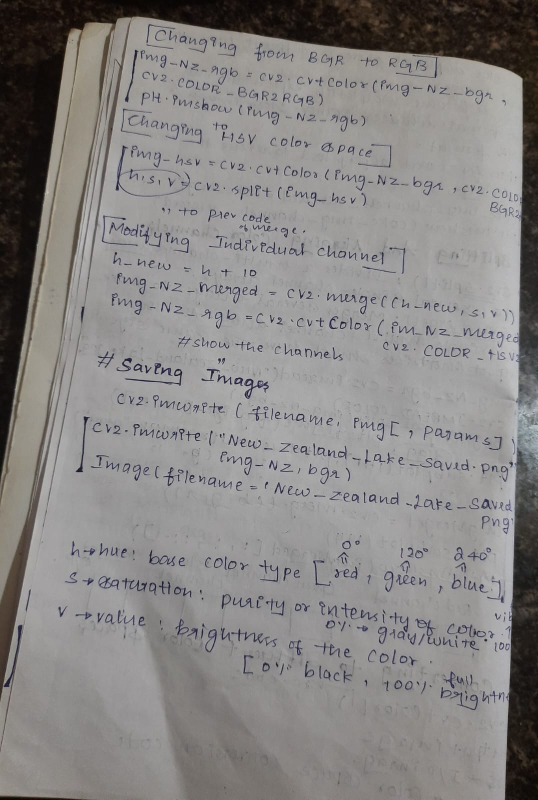
#> input picture Module-2/raw_captures/Capture_4.jpeg, 1076 x 1600 px, found by its file name (shown at 1/2 size)
$ jupyter execute Task6.ipynb
#> lines starting #> are read from the running program, lines starting #| are printed output that depends on the picture; after the words box and inside, x2 and y2 are one past the last pixel; in counts of white or black regions, pixels touching at a corner belong together
# Thresholding & Morphology

### Import Required Libraries

[cell 1]
import cv2
import matplotlib.pyplot as plt
import numpy as np

### Load Image

[cell 2]
image = cv2.imread("Documents/AIML-Assessment/Module-2/raw_captures/Capture_4.jpeg",cv2.IMREAD_GRAYSCALE)
#> image: shape (1600, 1076); min 3, max 207, mean 133.4
plt.imshow(image, cmap="gray")

### Apply Otsu's Thresholding

[cell 3]
_,otsu = cv2.threshold(image,0,255,cv2.THRESH_BINARY+cv2.THRESH_OTSU)
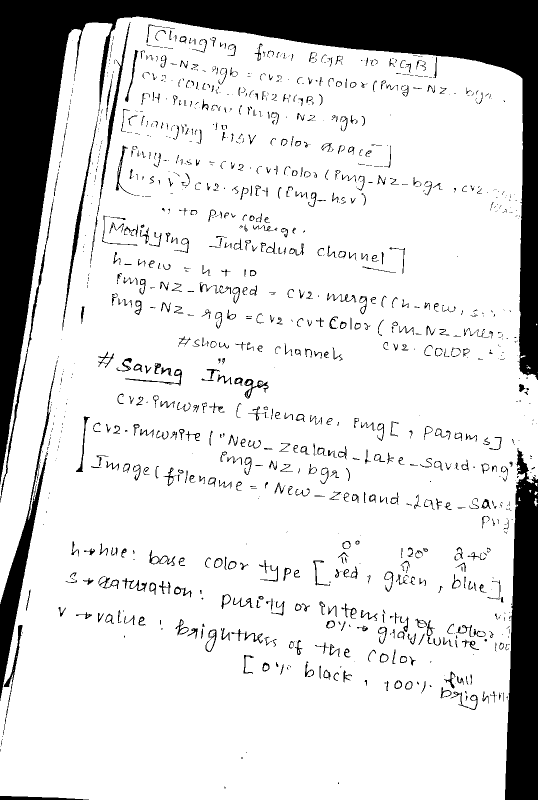
#> otsu: shape (1600, 1076) (shown at 1/2 size); 84.1% white; 1317 black regions (682 under 20 px), largest, box (x1, y1, x2, y2) and area: (0, 0, 1076, 969) 172721, (1010, 896, 1076, 1600) 35298, (0, 729, 113, 1402) 10331
plt.imshow(otsu, cmap="gray")

### Use Morphological Closing

[cell 4]
kernel = np.ones((2,2), np.uint8)
closed = cv2.morphologyEx(otsu,cv2.MORPH_CLOSE,kernel)
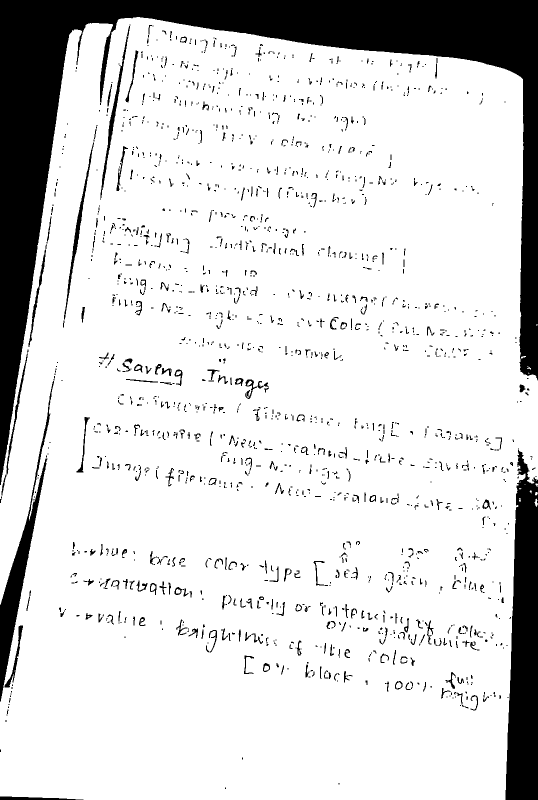
#> closed: shape (1600, 1076) (shown at 1/2 size); 84.7% white; 1914 black regions (1353 under 20 px), largest, box (x1, y1, x2, y2) and area: (0, 0, 1076, 970) 173930, (1011, 900, 1076, 1600) 34543, (0, 762, 108, 1403) 10397
plt.imshow(closed, cmap="gray")

### Crop of One Word

[cell 5]
x, y, w, h = 330,700,250,80
word_before = otsu[y:y+h, x:x+w]
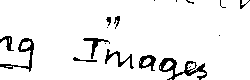
#> word_before: shape (80, 250); 93.4% white; 18 black regions (8 under 20 px), largest, box (x1, y1, x2, y2) and area: (159, 58, 207, 80) 375, (0, 38, 34, 72) 246, (105, 49, 134, 69) 157
word_after = closed[y:y+h, x:x+w]
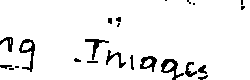
#> word_after: shape (80, 250); 94% white; 23 black regions (8 under 20 px), largest, box (x1, y1, x2, y2) and area: (19, 39, 35, 72) 188, (161, 59, 184, 80) 182, (140, 56, 157, 72) 135
fig, axes = plt.subplots(1,2,figsize=(10,5))
axes[0].set_title("Word Before")
axes[0].imshow(word_before, cmap="gray")
axes[1].set_title("Word After")
axes[1].imshow(word_after, cmap="gray")

$ run again, with Module-2/raw_captures/Capture_1.jpeg copied over Module-2/raw_captures/Capture_4.jpeg
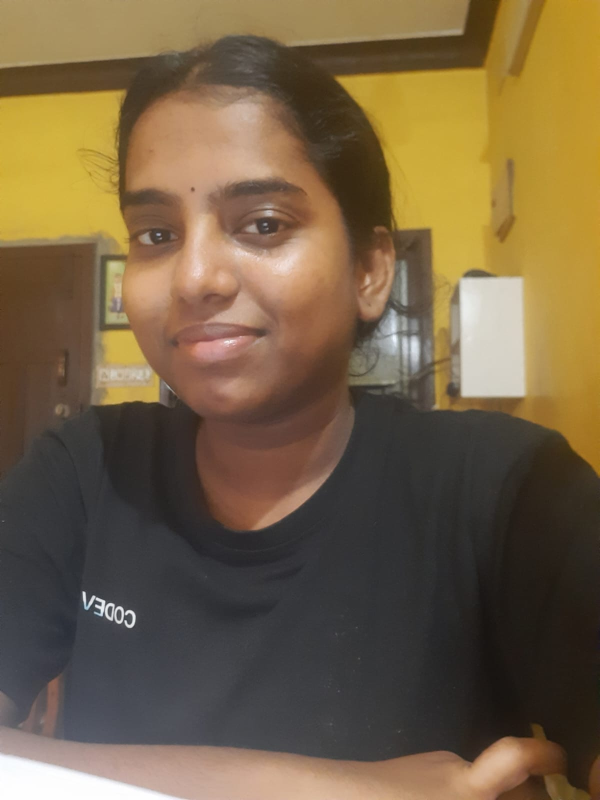
#> input picture Module-2/raw_captures/Capture_1.jpeg, 1200 x 1600 px, found by its file name (shown at 1/2 size)
#> `_,otsu = cv2.threshold(image,0,255,cv2.THRESH_BINARY+cv2.THRESH_OTSU)`:
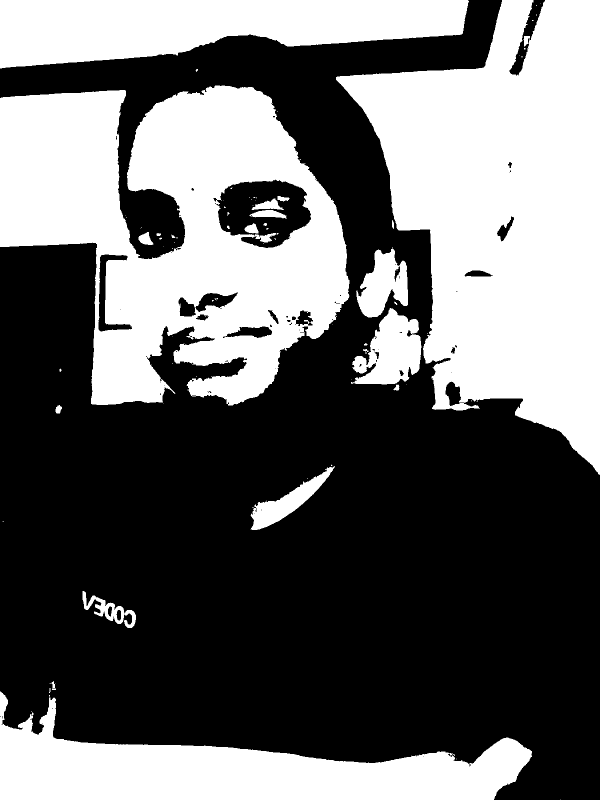
#> otsu: shape (1600, 1200) (shown at 1/2 size); 41.5% white; 89 white regions (62 under 20 px), largest, box (x1, y1, x2, y2) and area: (672, 0, 1200, 950) 296062, (0, 171, 699, 811) 268128, (0, 1383, 1064, 1600) 108591
#> closed: shape (1600, 1200); 41.5% white; 74 white regions (49 under 20 px), largest, box (x1, y1, x2, y2) and area: (673, 0, 1200, 950) 295348, (0, 172, 700, 812) 269047, (0, 1384, 1065, 1600) 107875
#> word_before: shape (80, 250); 58.2% white; 7 black regions (4 under 20 px), largest, box (x1, y1, x2, y2) and area: (0, 0, 164, 80) 6042, (199, 0, 250, 80) 2261, (0, 75, 10, 80) 28
#> `word_after = closed[y:y+h, x:x+w]`:
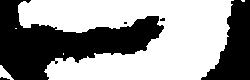
#> word_after: shape (80, 250); 58.7% white; 5 black regions (3 under 20 px), largest, box (x1, y1, x2, y2) and area: (0, 0, 164, 80) 6087, (201, 0, 250, 80) 2140

$ run again, with Module-2/raw_captures/Capture_3.jpeg copied over Module-2/raw_captures/Capture_4.jpeg
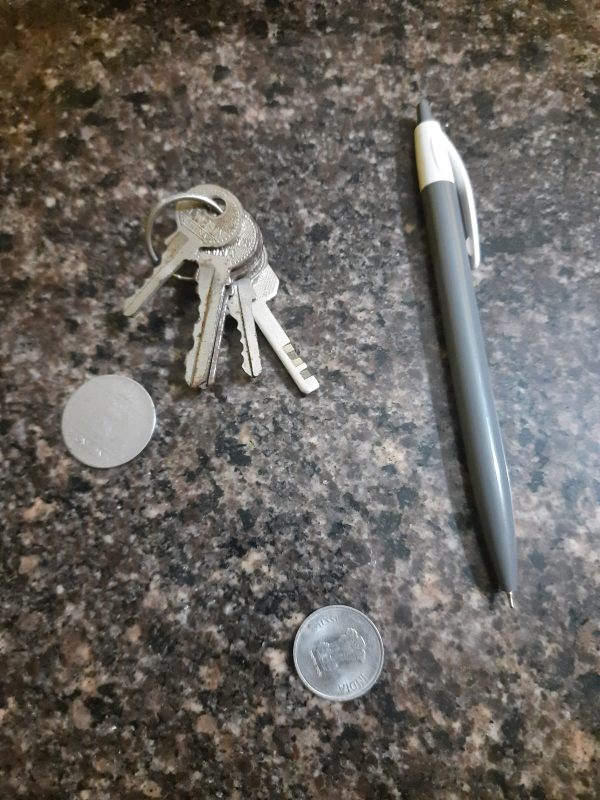
#> input picture Module-2/raw_captures/Capture_3.jpeg, 1200 x 1600 px, found by its file name (shown at 1/2 size)
#> `_,otsu = cv2.threshold(image,0,255,cv2.THRESH_BINARY+cv2.THRESH_OTSU)`:
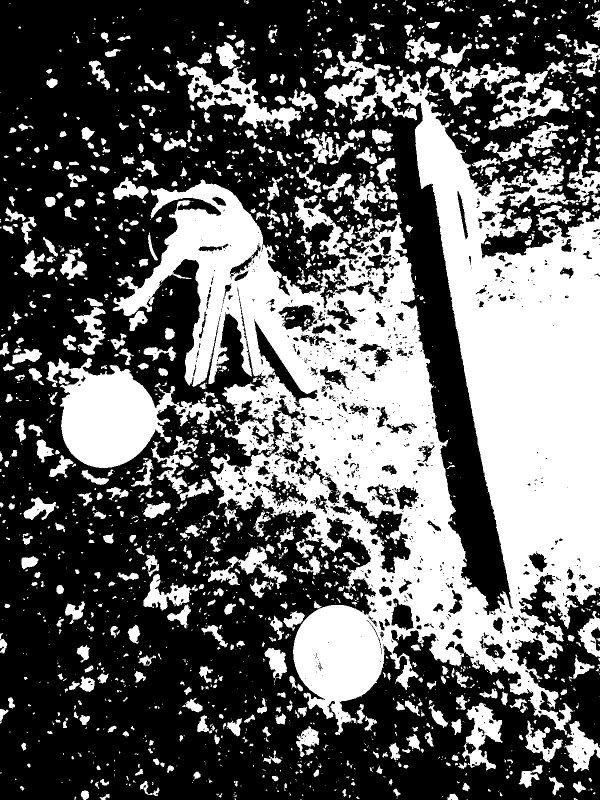
#> otsu: shape (1600, 1200) (shown at 1/2 size); 38.5% white; 2089 white regions (1300 under 20 px), largest, box (x1, y1, x2, y2) and area: (225, 102, 1200, 1470) 516647, (92, 716, 443, 936) 35169, (373, 129, 604, 272) 9414
#> closed: shape (1600, 1200); 38.7% white; 1881 white regions (1139 under 20 px), largest, box (x1, y1, x2, y2) and area: (226, 103, 1200, 1471) 522275, (93, 717, 444, 937) 35765, (374, 130, 605, 273) 9476
#> word_before: shape (80, 250); 46.7% white; 16 white regions (3 under 20 px), largest, box (x1, y1, x2, y2) and area: (39, 0, 95, 74) 2998, (168, 0, 246, 80) 2703, (87, 0, 128, 68) 1130
#> `word_after = closed[y:y+h, x:x+w]`:
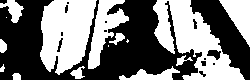
#> word_after: shape (80, 250); 47.2% white; 15 white regions (3 under 20 px), largest, box (x1, y1, x2, y2) and area: (153, 0, 245, 80) 3361, (40, 0, 97, 75) 3067, (88, 0, 129, 69) 1179
